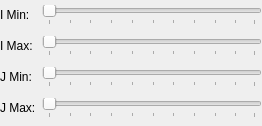
<?xml version="1.0" encoding="UTF-8"?>
<ui version="4.0">
 <class>RegionRange2dSettingEditWidget</class>
 <widget class="QWidget" name="RegionRange2dSettingEditWidget">
  <property name="geometry">
   <rect>
    <x>0</x>
    <y>0</y>
    <width>262</width>
    <height>126</height>
   </rect>
  </property>
  <property name="windowTitle">
   <string>Form</string>
  </property>
  <layout class="QGridLayout" name="gridLayout" columnstretch="0,1">
   <property name="leftMargin">
    <number>0</number>
   </property>
   <property name="topMargin">
    <number>0</number>
   </property>
   <property name="rightMargin">
    <number>0</number>
   </property>
   <property name="bottomMargin">
    <number>0</number>
   </property>
   <item row="0" column="0">
    <widget class="QLabel" name="iMinLabel">
     <property name="text">
      <string>I Min:</string>
     </property>
    </widget>
   </item>
   <item row="0" column="1">
    <widget class="SliderWithValue" name="iMinSlider">
     <property name="orientation">
      <enum>Qt::Horizontal</enum>
     </property>
     <property name="tickPosition">
      <enum>QSlider::TicksBelow</enum>
     </property>
    </widget>
   </item>
   <item row="1" column="0">
    <widget class="QLabel" name="iMaxLabel">
     <property name="text">
      <string>I Max:</string>
     </property>
    </widget>
   </item>
   <item row="1" column="1">
    <widget class="SliderWithValue" name="iMaxSlider">
     <property name="orientation">
      <enum>Qt::Horizontal</enum>
     </property>
     <property name="tickPosition">
      <enum>QSlider::TicksBelow</enum>
     </property>
    </widget>
   </item>
   <item row="2" column="0">
    <widget class="QLabel" name="jMinLabel">
     <property name="text">
      <string>J Min:</string>
     </property>
    </widget>
   </item>
   <item row="2" column="1">
    <widget class="SliderWithValue" name="jMinSlider">
     <property name="orientation">
      <enum>Qt::Horizontal</enum>
     </property>
     <property name="tickPosition">
      <enum>QSlider::TicksBelow</enum>
     </property>
    </widget>
   </item>
   <item row="3" column="0">
    <widget class="QLabel" name="jMaxLabel">
     <property name="text">
      <string>J Max:</string>
     </property>
    </widget>
   </item>
   <item row="3" column="1">
    <widget class="SliderWithValue" name="jMaxSlider">
     <property name="orientation">
      <enum>Qt::Horizontal</enum>
     </property>
     <property name="tickPosition">
      <enum>QSlider::TicksBelow</enum>
     </property>
    </widget>
   </item>
  </layout>
 </widget>
 <customwidgets>
  <customwidget>
   <class>SliderWithValue</class>
   <extends>QSlider</extends>
   <header>guibase/widget/sliderwithvalue.h</header>
  </customwidget>
 </customwidgets>
 <resources/>
 <connections/>
</ui>
